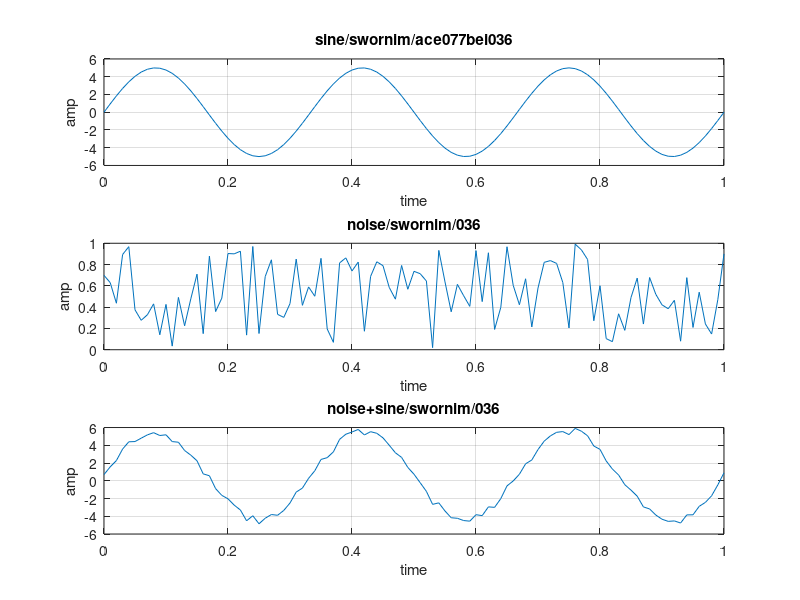

Source code (MATLAB):
%construct a sine wave of certain amplitude and frequency, then construct a
%noise wave, also construct a noise added sine wave. Now, plot all these
%three signals in a single screen

clc
close all
clear all
a = 5;
f = 3;
t = 0:0.01:1;
x = a*sin(2*pi*f*t);
subplot(3,1,1)
plot(t,x)
xlabel('time')
ylabel('amp')
title('sine/swornim/ace077bei036');
grid on;

y = rand(1,length(t));
subplot(3,1,2)
plot(t,y)
xlabel('time')
ylabel('amp')
title('noise/swornim/036')
grid on;

z = x+y;
subplot(3,1,3);
plot(t,z);
xlabel('time')
ylabel('amp');
title('noise+sine/swornim/036')
grid on;